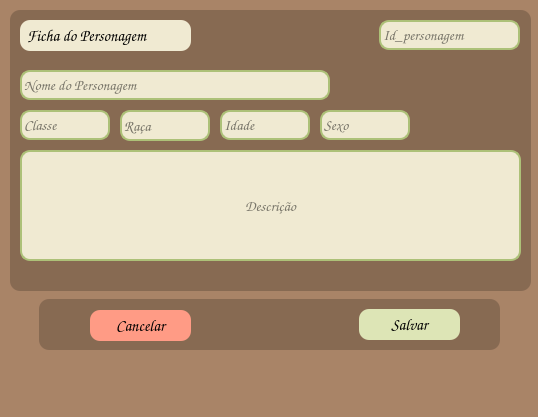
<?xml version="1.0" encoding="UTF-8"?>
<ui version="4.0">
 <class>Form</class>
 <widget class="QWidget" name="Form">
  <property name="geometry">
   <rect>
    <x>0</x>
    <y>0</y>
    <width>538</width>
    <height>417</height>
   </rect>
  </property>
  <property name="windowTitle">
   <string>Form</string>
  </property>
  <property name="styleSheet">
   <string notr="true">background-color: rgb(169, 132, 103);</string>
  </property>
  <widget class="QFrame" name="frame">
   <property name="geometry">
    <rect>
     <x>10</x>
     <y>10</y>
     <width>521</width>
     <height>281</height>
    </rect>
   </property>
   <property name="sizePolicy">
    <sizepolicy hsizetype="Fixed" vsizetype="Fixed">
     <horstretch>0</horstretch>
     <verstretch>0</verstretch>
    </sizepolicy>
   </property>
   <property name="styleSheet">
    <string notr="true">QFrame{
	background-color: rgba(0,0,0,0.2);
	border-radius: 10px;
}</string>
   </property>
   <property name="frameShape">
    <enum>QFrame::StyledPanel</enum>
   </property>
   <property name="frameShadow">
    <enum>QFrame::Raised</enum>
   </property>
   <widget class="QLabel" name="label_6">
    <property name="geometry">
     <rect>
      <x>10</x>
      <y>10</y>
      <width>171</width>
      <height>31</height>
     </rect>
    </property>
    <property name="font">
     <font>
      <family>Comic Sans MS</family>
      <pointsize>12</pointsize>
     </font>
    </property>
    <property name="styleSheet">
     <string notr="true">QFrame{
	background-color: rgb(240, 234, 210);
	border-radius: 10px;
}</string>
    </property>
    <property name="text">
     <string>  Ficha do Personagem</string>
    </property>
   </widget>
   <widget class="QLineEdit" name="nome_Personagem">
    <property name="geometry">
     <rect>
      <x>10</x>
      <y>60</y>
      <width>310</width>
      <height>30</height>
     </rect>
    </property>
    <property name="font">
     <font>
      <family>Comic Sans MS</family>
      <pointsize>11</pointsize>
      <underline>false</underline>
      <kerning>true</kerning>
     </font>
    </property>
    <property name="styleSheet">
     <string notr="true">QLineEdit{
	background-color: rgba(240, 234, 210);
	border-radius: 10px;
	border: 2px solid rgb(173, 193, 120);
	
}</string>
    </property>
    <property name="inputMask">
     <string/>
    </property>
    <property name="text">
     <string comment="Nome"/>
    </property>
    <property name="maxLength">
     <number>100</number>
    </property>
    <property name="frame">
     <bool>true</bool>
    </property>
    <property name="readOnly">
     <bool>false</bool>
    </property>
    <property name="placeholderText">
     <string>Nome do Personagem</string>
    </property>
    <property name="clearButtonEnabled">
     <bool>false</bool>
    </property>
   </widget>
   <widget class="QLineEdit" name="raca">
    <property name="geometry">
     <rect>
      <x>110</x>
      <y>100</y>
      <width>90</width>
      <height>31</height>
     </rect>
    </property>
    <property name="font">
     <font>
      <family>Comic Sans MS</family>
      <pointsize>11</pointsize>
      <underline>false</underline>
      <kerning>true</kerning>
     </font>
    </property>
    <property name="whatsThis">
     <string>&lt;html&gt;&lt;head/&gt;&lt;body&gt;&lt;p align=&quot;center&quot;&gt;Clase&lt;/p&gt;&lt;/body&gt;&lt;/html&gt;</string>
    </property>
    <property name="styleSheet">
     <string notr="true">QLineEdit{
	background-color: rgba(240, 234, 210);
	border-radius: 10px;
	border: 2px solid rgb(173, 193, 120);
	
}</string>
    </property>
    <property name="inputMask">
     <string/>
    </property>
    <property name="text">
     <string comment="Nome"/>
    </property>
    <property name="maxLength">
     <number>20</number>
    </property>
    <property name="frame">
     <bool>true</bool>
    </property>
    <property name="readOnly">
     <bool>false</bool>
    </property>
    <property name="placeholderText">
     <string>Raça</string>
    </property>
    <property name="clearButtonEnabled">
     <bool>false</bool>
    </property>
   </widget>
   <widget class="QLineEdit" name="classe">
    <property name="geometry">
     <rect>
      <x>10</x>
      <y>100</y>
      <width>90</width>
      <height>30</height>
     </rect>
    </property>
    <property name="font">
     <font>
      <family>Comic Sans MS</family>
      <pointsize>11</pointsize>
      <underline>false</underline>
      <kerning>true</kerning>
     </font>
    </property>
    <property name="whatsThis">
     <string>&lt;html&gt;&lt;head/&gt;&lt;body&gt;&lt;p align=&quot;center&quot;&gt;Clase&lt;/p&gt;&lt;/body&gt;&lt;/html&gt;</string>
    </property>
    <property name="styleSheet">
     <string notr="true">QLineEdit{
	background-color: rgba(240, 234, 210);
	border-radius: 10px;
	border: 2px solid rgb(173, 193, 120);
	
}</string>
    </property>
    <property name="inputMask">
     <string/>
    </property>
    <property name="text">
     <string comment="Nome"/>
    </property>
    <property name="maxLength">
     <number>20</number>
    </property>
    <property name="frame">
     <bool>true</bool>
    </property>
    <property name="readOnly">
     <bool>false</bool>
    </property>
    <property name="placeholderText">
     <string>Classe</string>
    </property>
    <property name="clearButtonEnabled">
     <bool>false</bool>
    </property>
   </widget>
   <widget class="QLineEdit" name="idade_3">
    <property name="geometry">
     <rect>
      <x>210</x>
      <y>100</y>
      <width>90</width>
      <height>30</height>
     </rect>
    </property>
    <property name="font">
     <font>
      <family>Comic Sans MS</family>
      <pointsize>11</pointsize>
      <underline>false</underline>
      <kerning>true</kerning>
     </font>
    </property>
    <property name="whatsThis">
     <string>&lt;html&gt;&lt;head/&gt;&lt;body&gt;&lt;p align=&quot;center&quot;&gt;Clase&lt;/p&gt;&lt;/body&gt;&lt;/html&gt;</string>
    </property>
    <property name="styleSheet">
     <string notr="true">QLineEdit{
	background-color: rgba(240, 234, 210);
	border-radius: 10px;
	border: 2px solid rgb(173, 193, 120);
	
}</string>
    </property>
    <property name="inputMask">
     <string/>
    </property>
    <property name="text">
     <string comment="Nome"/>
    </property>
    <property name="maxLength">
     <number>3</number>
    </property>
    <property name="frame">
     <bool>true</bool>
    </property>
    <property name="readOnly">
     <bool>false</bool>
    </property>
    <property name="placeholderText">
     <string>Idade</string>
    </property>
    <property name="clearButtonEnabled">
     <bool>false</bool>
    </property>
   </widget>
   <widget class="QLineEdit" name="descricao">
    <property name="geometry">
     <rect>
      <x>10</x>
      <y>140</y>
      <width>501</width>
      <height>111</height>
     </rect>
    </property>
    <property name="font">
     <font>
      <family>Comic Sans MS</family>
      <pointsize>11</pointsize>
      <underline>false</underline>
      <kerning>true</kerning>
     </font>
    </property>
    <property name="styleSheet">
     <string notr="true">QLineEdit{
	background-color: rgba(240, 234, 210);
	border-radius: 10px;
	border: 2px solid rgb(173, 193, 120);
	
}</string>
    </property>
    <property name="inputMask">
     <string/>
    </property>
    <property name="text">
     <string comment="Nome"/>
    </property>
    <property name="maxLength">
     <number>100</number>
    </property>
    <property name="frame">
     <bool>true</bool>
    </property>
    <property name="alignment">
     <set>Qt::AlignCenter</set>
    </property>
    <property name="readOnly">
     <bool>false</bool>
    </property>
    <property name="placeholderText">
     <string>Descrição</string>
    </property>
    <property name="clearButtonEnabled">
     <bool>false</bool>
    </property>
   </widget>
   <widget class="QLineEdit" name="Sexo">
    <property name="geometry">
     <rect>
      <x>310</x>
      <y>100</y>
      <width>90</width>
      <height>30</height>
     </rect>
    </property>
    <property name="font">
     <font>
      <family>Comic Sans MS</family>
      <pointsize>11</pointsize>
      <underline>false</underline>
      <kerning>true</kerning>
     </font>
    </property>
    <property name="whatsThis">
     <string>&lt;html&gt;&lt;head/&gt;&lt;body&gt;&lt;p align=&quot;center&quot;&gt;Clase&lt;/p&gt;&lt;/body&gt;&lt;/html&gt;</string>
    </property>
    <property name="styleSheet">
     <string notr="true">QLineEdit{
	background-color: rgba(240, 234, 210);
	border-radius: 10px;
	border: 2px solid rgb(173, 193, 120);
	
}</string>
    </property>
    <property name="inputMask">
     <string/>
    </property>
    <property name="text">
     <string comment="Nome"/>
    </property>
    <property name="maxLength">
     <number>32767</number>
    </property>
    <property name="frame">
     <bool>true</bool>
    </property>
    <property name="readOnly">
     <bool>false</bool>
    </property>
    <property name="placeholderText">
     <string>Sexo</string>
    </property>
    <property name="clearButtonEnabled">
     <bool>false</bool>
    </property>
   </widget>
   <widget class="QLineEdit" name="Id_personagem">
    <property name="geometry">
     <rect>
      <x>369</x>
      <y>10</y>
      <width>141</width>
      <height>30</height>
     </rect>
    </property>
    <property name="font">
     <font>
      <family>Comic Sans MS</family>
      <pointsize>11</pointsize>
      <underline>false</underline>
      <kerning>true</kerning>
     </font>
    </property>
    <property name="whatsThis">
     <string>&lt;html&gt;&lt;head/&gt;&lt;body&gt;&lt;p align=&quot;center&quot;&gt;Clase&lt;/p&gt;&lt;/body&gt;&lt;/html&gt;</string>
    </property>
    <property name="styleSheet">
     <string notr="true">QLineEdit{
	background-color: rgba(240, 234, 210);
	border-radius: 10px;
	border: 2px solid rgb(173, 193, 120);
	
}</string>
    </property>
    <property name="inputMask">
     <string/>
    </property>
    <property name="text">
     <string comment="Nome"/>
    </property>
    <property name="maxLength">
     <number>50</number>
    </property>
    <property name="frame">
     <bool>true</bool>
    </property>
    <property name="readOnly">
     <bool>false</bool>
    </property>
    <property name="placeholderText">
     <string>Id_personagem</string>
    </property>
    <property name="clearButtonEnabled">
     <bool>false</bool>
    </property>
   </widget>
  </widget>
  <widget class="QPushButton" name="cancelar">
   <property name="geometry">
    <rect>
     <x>90</x>
     <y>310</y>
     <width>101</width>
     <height>31</height>
    </rect>
   </property>
   <property name="font">
    <font>
     <family>Comic Sans MS</family>
     <pointsize>12</pointsize>
     <weight>50</weight>
     <bold>false</bold>
    </font>
   </property>
   <property name="styleSheet">
    <string notr="true">QPushButton{
	background-color: rgb(255, 155, 133);
	
	border-radius:10px
}
QPushButton:hover{
	background-color: rgb(238, 96, 85);
	color:rgb(0, 0, 0);
}
</string>
   </property>
   <property name="text">
    <string>Cancelar</string>
   </property>
  </widget>
  <widget class="QFrame" name="frame_4">
   <property name="geometry">
    <rect>
     <x>39</x>
     <y>299</y>
     <width>461</width>
     <height>51</height>
    </rect>
   </property>
   <property name="styleSheet">
    <string notr="true">QFrame{
	background-color: rgba(0,0,0,0.2);
	border-radius: 10px;
}</string>
   </property>
   <property name="frameShape">
    <enum>QFrame::StyledPanel</enum>
   </property>
   <property name="frameShadow">
    <enum>QFrame::Raised</enum>
   </property>
   <widget class="QPushButton" name="Salvar">
    <property name="geometry">
     <rect>
      <x>320</x>
      <y>10</y>
      <width>101</width>
      <height>31</height>
     </rect>
    </property>
    <property name="font">
     <font>
      <family>Comic Sans MS</family>
      <pointsize>12</pointsize>
      <weight>50</weight>
      <bold>false</bold>
     </font>
    </property>
    <property name="styleSheet">
     <string notr="true">QPushButton{
	background-color: rgb(221, 229, 182);
	
	border-radius:10px
}
QPushButton:hover{
	background-color: rgb(173, 193, 120);
	color:rgb(0, 0, 0);
}</string>
    </property>
    <property name="text">
     <string>Salvar</string>
    </property>
    <property name="checkable">
     <bool>false</bool>
    </property>
   </widget>
  </widget>
  <widget class="QLabel" name="label">
   <property name="geometry">
    <rect>
     <x>180</x>
     <y>370</y>
     <width>191</width>
     <height>31</height>
    </rect>
   </property>
   <property name="font">
    <font>
     <family>Comic Sans MS</family>
     <pointsize>12</pointsize>
     <weight>50</weight>
     <bold>false</bold>
    </font>
   </property>
   <property name="styleSheet">
    <string notr="true">color: rgb(173, 193, 120);</string>
   </property>
   <property name="text">
    <string/>
   </property>
  </widget>
  <zorder>frame_4</zorder>
  <zorder>frame</zorder>
  <zorder>cancelar</zorder>
  <zorder>label</zorder>
 </widget>
 <resources/>
 <connections/>
</ui>
